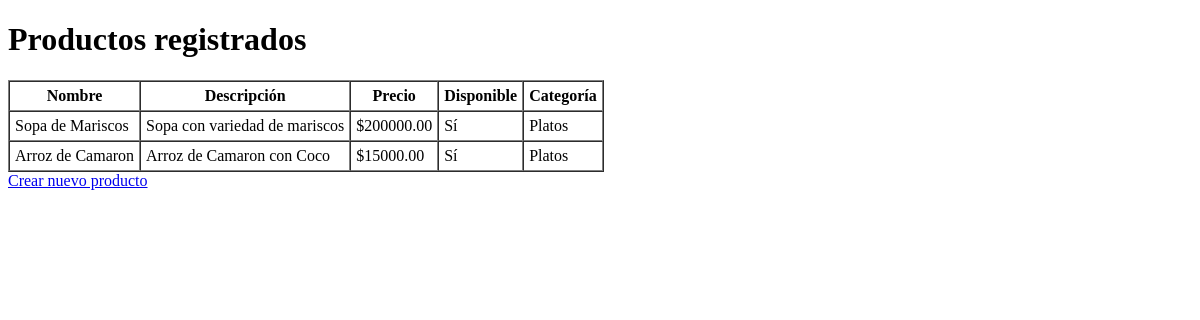
/api/productos/listar/, run on an earlier commit of the app's database.
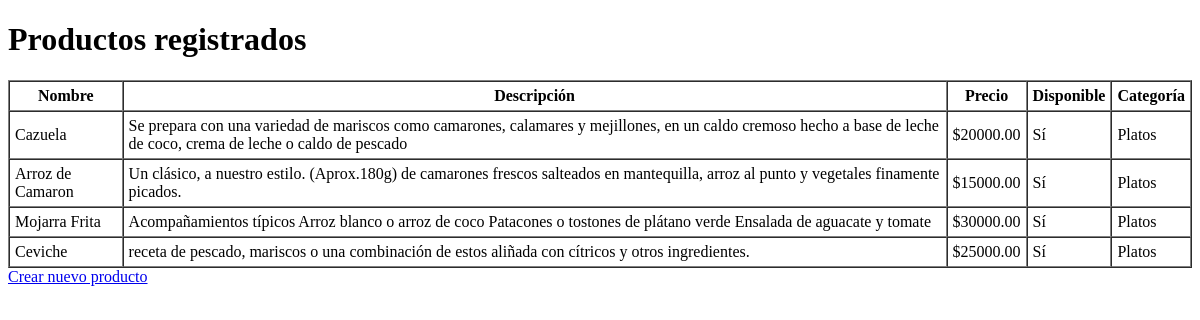
And on a later commit of the database.
### api/models.py (models this page shows, shortened)
class Producto(models.Model):
    nombre = models.CharField(max_length=100)
    descripcion = models.TextField(blank=True)
    precio = models.DecimalField(max_digits=8, decimal_places=2)
    disponible = models.BooleanField(default=True)
    categoria = models.ForeignKey(Categoria, on_delete=models.CASCADE, related_name="productos")

class Categoria(models.Model):
    nombre = models.CharField(max_length=100)
    descripcion = models.TextField(blank=True)

### api/views.py (the view)
# urls.py: path('productos/listar/', views.listar_productos, name='listar_productos'),
def listar_productos(request):
    productos = Producto.objects.all()
    return render(request, 'api/listar_productos.html', {'productos': productos})

### api/templates/api/listar_productos.html (shortened to what this page needs)
<!DOCTYPE html>
<html lang="es">
<head>
</head>
<body>
    <h1>Productos registrados</h1>
    <table border="1" cellpadding="5" cellspacing="0">
        <thead>
            <tr>
                <th>Nombre</th>
                <th>Descripción</th>
                <th>Precio</th>
                <th>Disponible</th>
                <th>Categoría</th>
            </tr>
        </thead>
        <tbody>
            {% for producto in productos %}
                <tr>
                    <td>{{ producto.nombre }}</td>
                    <td>{{ producto.descripcion }}</td>
                    <td>${{ producto.precio }}</td>
                    <td>{{ producto.disponible|yesno:"Sí,No" }}</td>
                    <td>{{ producto.categoria.nombre }}</td>
                </tr>
            {% empty %}
                <tr>
                    <td colspan="5">No hay productos registrados.</td>
                </tr>
            {% endfor %}
        </tbody>
    </table>
    <a href="{% url 'crear_producto' %}">Crear nuevo producto</a>
</body>
</html>

What changed in the data, as far as the page shows it:
changed Producto: nombre "Sopa de Mariscos" → "Cazuela"; descripcion "Sopa con variedad de mariscos" → "Se prepara con una variedad de mariscos como camarones, calamares y mejillones, en un caldo cremoso hecho a base de leche de coco, crema de leche o caldo de pescado"; precio "200000.00" → "20000.00"
changed Producto "Arroz de Camaron": descripcion "Arroz de Camaron con Coco" → "Un clásico, a nuestro estilo. (Aprox.180g) de camarones frescos salteados en mantequilla, arroz al punto y vegetales finamente picados."
added Producto: nombre "Mojarra Frita", descripcion "Acompañamientos típicos Arroz blanco o arroz de coco Patacones o tostones de plátano verde Ensalada de aguacate y tomate", precio "30000.00", disponible "Sí", categoria.nombre "Platos"
added Producto: nombre "Ceviche", descripcion "receta de pescado, mariscos o una combinación de estos aliñada con cítricos y otros ingredientes.", precio "25000.00", disponible "Sí", categoria.nombre "Platos"
